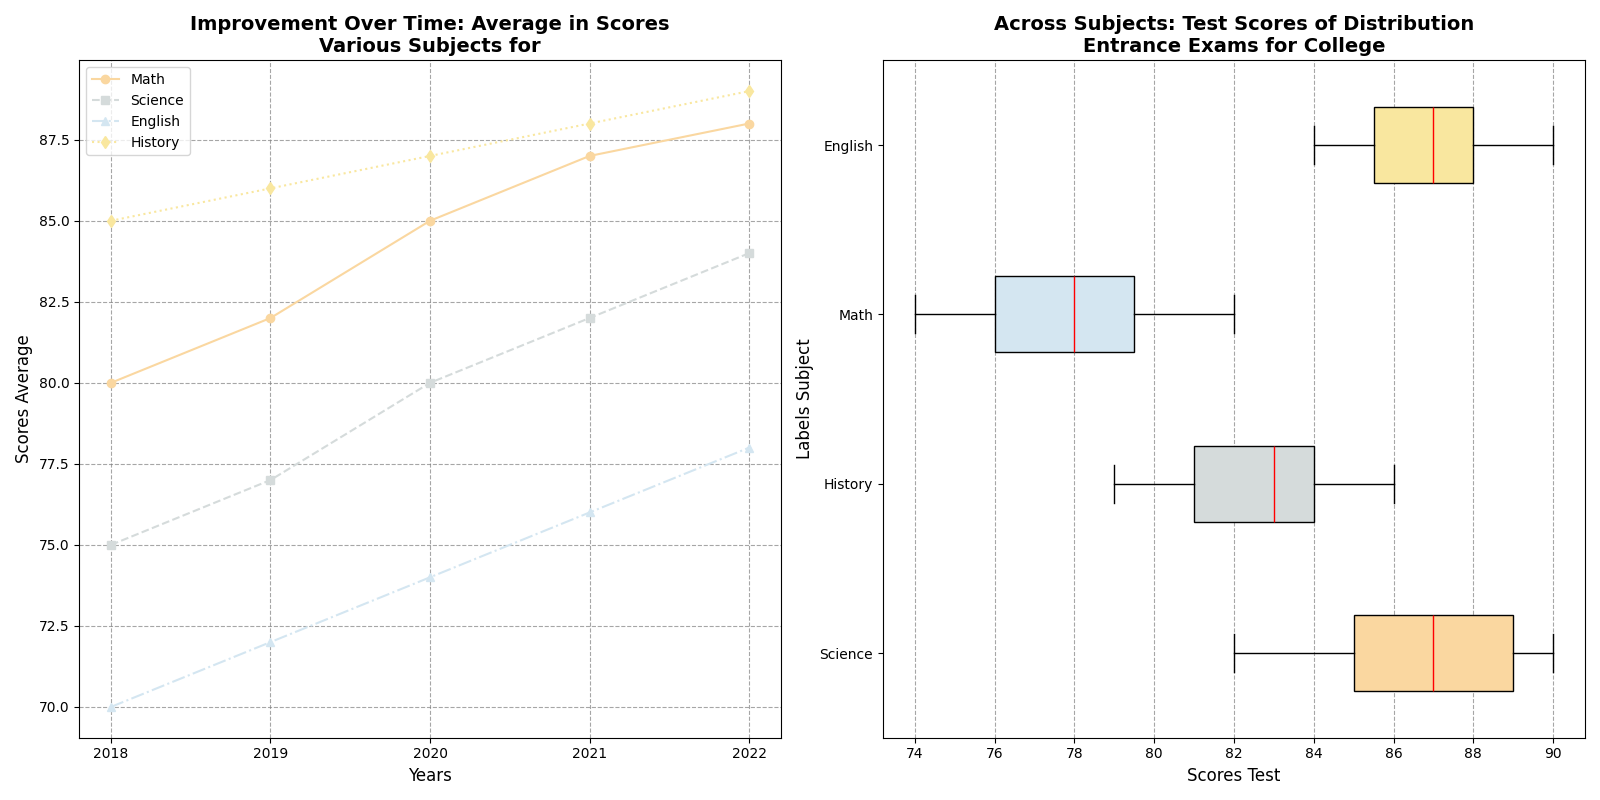

Here is the Python script that generated this plot:
import matplotlib.pyplot as plt
import numpy as np

math_scores = [82, 89, 90, 85, 88, 86, 87, 85, 89, 90, 87, 88, 84, 85, 89]
science_scores = [79, 81, 83, 80, 82, 84, 81, 85, 86, 83, 80, 82, 85, 84, 83]
english_scores = [75, 78, 77, 80, 82, 76, 78, 74, 79, 81, 80, 77, 76, 75, 78]
history_scores = [88, 85, 87, 86, 89, 90, 85, 84, 88, 86, 87, 88, 89, 85, 86]

years = np.array([2018, 2019, 2020, 2021, 2022])
avg_math_scores = np.array([80, 82, 85, 87, 88])
avg_science_scores = np.array([75, 77, 80, 82, 84])
avg_english_scores = np.array([70, 72, 74, 76, 78])
avg_history_scores = np.array([85, 86, 87, 88, 89])

fig, (ax2, ax1) = plt.subplots(1, 2, figsize=(16, 8))

ax2.plot(years, avg_math_scores, label='Math', color='#FAD7A0', marker='o', linestyle='-')
ax2.plot(years, avg_science_scores, label='Science', color='#D5DBDB', marker='s', linestyle='--')
ax2.plot(years, avg_english_scores, label='English', color='#D4E6F1', marker='^', linestyle='-.')
ax2.plot(years, avg_history_scores, label='History', color='#F9E79F', marker='d', linestyle=':')

ax2.set_title('Improvement Over Time: Average in Scores\nVarious Subjects for', fontsize=14, fontweight='bold')
ax2.set_xlabel('Years', fontsize=12)
ax2.set_ylabel('Scores Average', fontsize=12)
ax2.legend(loc='upper left', fontsize=10)
ax2.xaxis.set_major_locator(plt.MaxNLocator(integer=True))
ax2.grid(True, linestyle='--', which='major', color='grey', alpha=0.7)

subjects = ['Science', 'History', 'Math', 'English']
test_scores = [math_scores, science_scores, english_scores, history_scores]
box_colors = ['#FAD7A0', '#D5DBDB', '#D4E6F1', '#F9E79F']

box = ax1.boxplot(test_scores, vert=False, patch_artist=True,
                  boxprops=dict(color='black'),
                  whiskerprops=dict(color='black'),
                  capprops=dict(color='black'),
                  flierprops=dict(marker='o', color='black', alpha=0.5),
                  medianprops=dict(color='red'))

for patch, color in zip(box['boxes'], box_colors):
    patch.set_facecolor(color)

ax1.set_yticklabels(subjects)
ax1.set_title('Across Subjects: Test Scores of Distribution\nEntrance Exams for College', fontsize=14, fontweight='bold')
ax1.set_xlabel('Scores Test', fontsize=12)
ax1.set_ylabel('Labels Subject', fontsize=12)
ax1.xaxis.grid(True, linestyle='--', which='major', color='grey', alpha=0.7)

plt.tight_layout()
plt.show()
